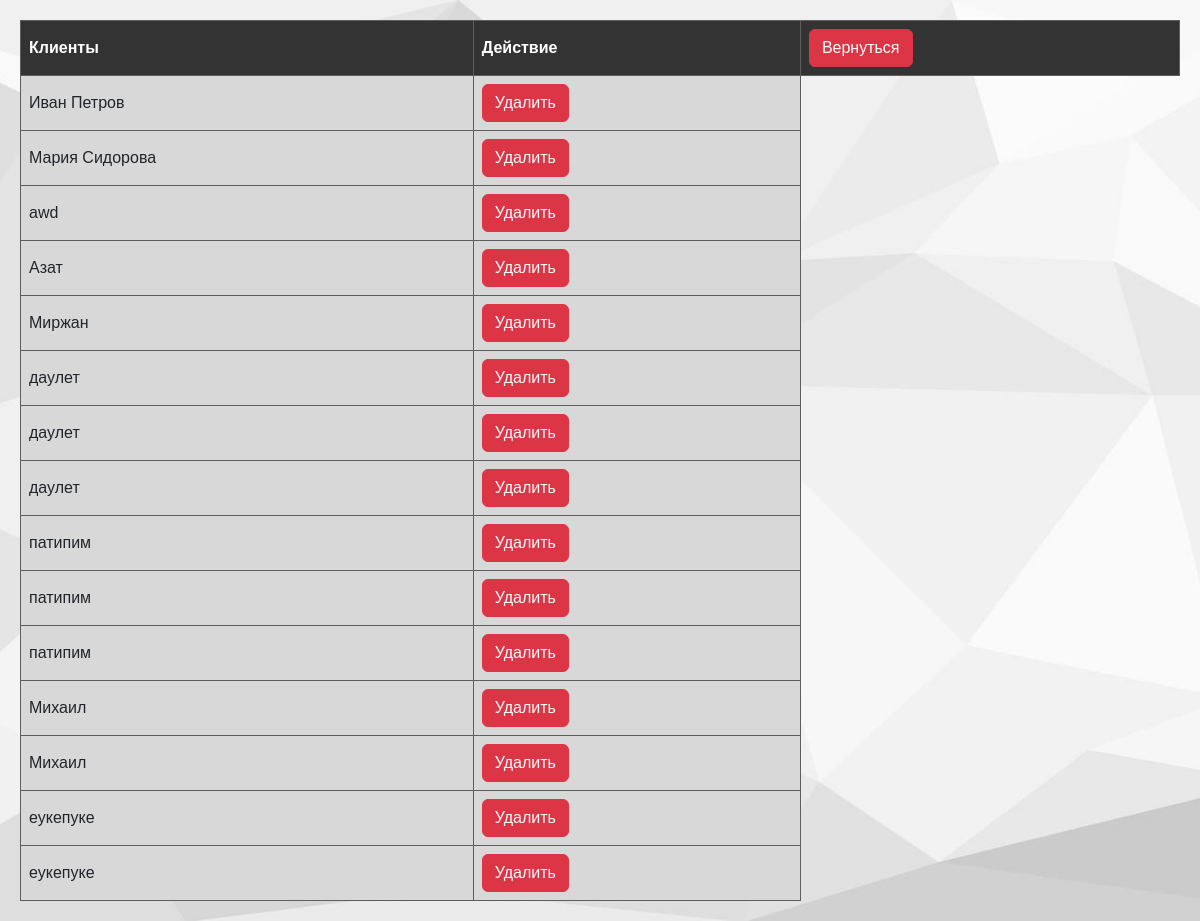
The page /view.clients.php on the database its author committed.
### tables this page shows
CREATE TABLE `clients` (
  `id` int(11) NOT NULL,
  `name` varchar(100) NOT NULL,
  `phone` varchar(20) DEFAULT NULL,
  `email` varchar(100) DEFAULT NULL
);

### view.clients.php (the view, shortened to what this page needs)
<?php
require 'config.php';
$stmt = $pdo->prepare("SELECT * FROM `clients`");
$stmt->execute();
$clients = $stmt->fetchAll(PDO::FETCH_ASSOC);
?>
<link href="https://cdn.jsdelivr.net/npm/bootstrap@5.3.8/dist/css/bootstrap.min.css" rel="stylesheet">
<link rel="stylesheet" href="style.css">
<table>
        <th>Клиенты</th>
        <th>Действие</th>
        <th><a href="index.php" type="button" class="btn btn-danger">Вернуться</a></th>
    <?php foreach ($clients as $client): ?>
    <tr>
        <td><?= htmlspecialchars($client['name']) ?></td>
        <td><a href="delete.clients.php?id=<?php echo $clients['id'] ?>" type="button" class="btn btn-danger">Удалить</a></td>
    </tr>
    <?php endforeach; ?>
</table>

### style.css (style rules this page uses)
table { border-collapse: collapse; width: 100%; }
th, td { border: 1px solid #5e5e5e; padding: 8px; text-align: left; }
th { background: #333; color: white; }
td { background: #d8d8d8; }

### rows shown on the page
clients: name "Иван Петров"
clients: name "Мария Сидорова"
clients: name "awd"
clients: name "Азат"
clients: name "Миржан"
clients: name "даулет"
clients: name "даулет"
clients: name "даулет"
clients: name "патипим"
clients: name "патипим"
clients: name "патипим"
clients: name "Михаил"
clients: name "Михаил"
clients: name "еукепуке"
clients: name "еукепуке"
